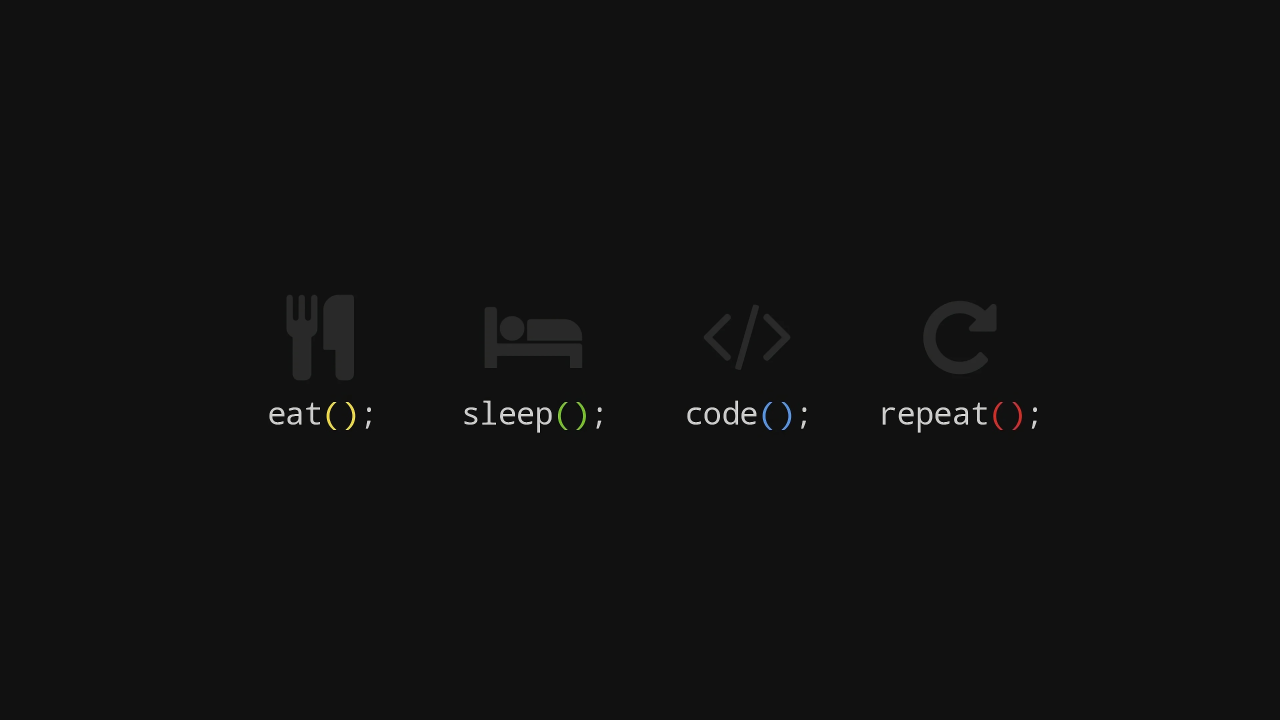
#> input picture Basic/wallpaper.jpg, 3840 x 2160 px, found by its file name (shown at 1/3 size)
$ python imageShow.py
#> lines starting #> are read from the running program, lines starting #| are printed output that depends on the picture
import cv2 as cv
path = r"E:\OPEN-CV\Basic\wallpaper.jpg"
img = cv.imread(path, -1)
#> img is the input picture: shape (2160, 3840, 3); mean B, G, R 17.8, 17.9, 17.9
resized = cv.resize(img, (800, 600))
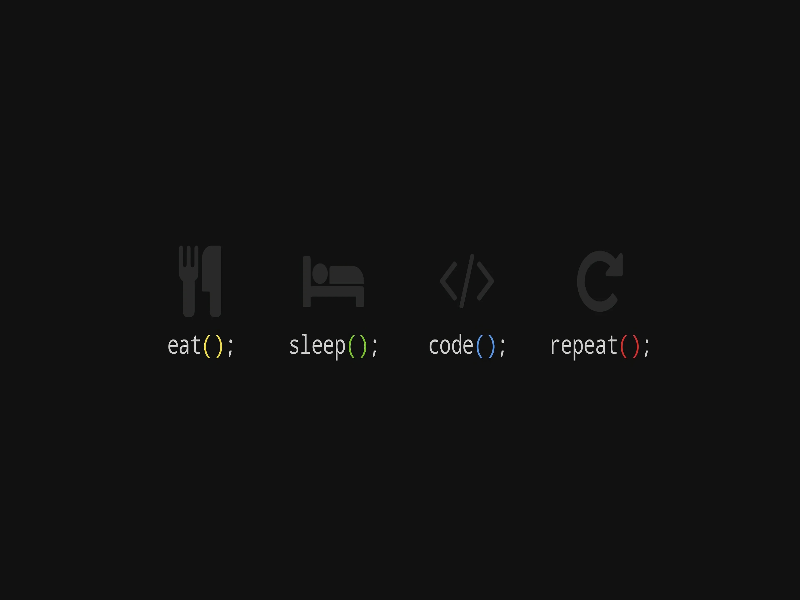
#> resized: shape (600, 800, 3); mean B, G, R 17.8, 17.8, 17.8
cv.imshow("image", resized)  # Don't overwrite img!
cv.waitKey(5000)
cv.destroyAllWindows()

cv.imwrite('xyz.jpg',resized)
